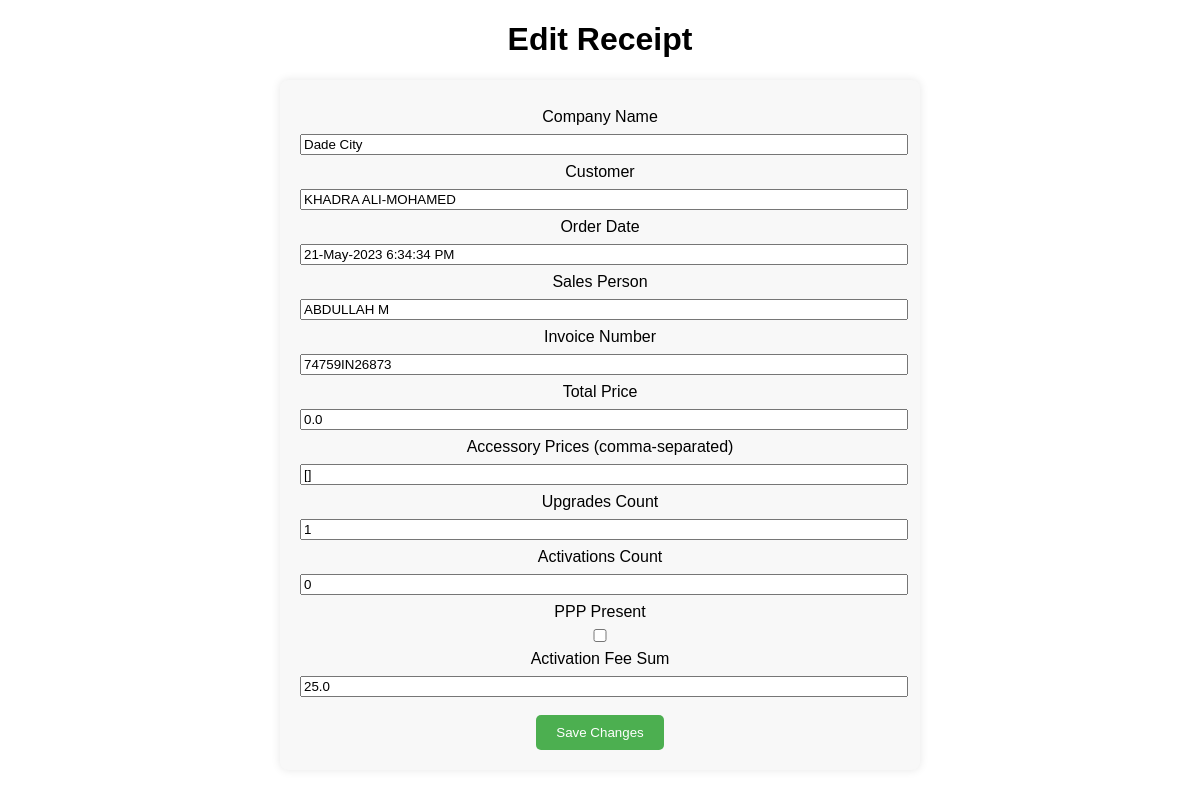
The page /edit_receipt/17 (signed in) on the database its author committed.
### tables this page shows
CREATE TABLE "parsed_receipts" (
            id INTEGER PRIMARY KEY AUTOINCREMENT,
            company_name TEXT,
            customer TEXT,
            order_date TEXT,
            sales_person TEXT,
            rq_invoice TEXT,
            total_price REAL,
            accessory_prices TEXT,
            upgrades_count INTEGER,
            activations_count INTEGER,
            ppp_present BOOLEAN,
            activation_fee_sum REAL,
            user_id INTEGER,
            FOREIGN KEY(user_id) REFERENCES users(id)
        );

### app.py (the view, shortened to what this page needs)
@app.route('/edit_receipt/<int:receipt_id>', methods=['GET', 'POST'])
def edit_receipt(receipt_id):
    if 'logged_in' not in session:
        return redirect(url_for('login'))
    db = get_db()
    cursor = db.cursor()
    cursor.execute("SELECT * FROM parsed_receipts WHERE id = ?", (receipt_id,))
    receipt = cursor.fetchone()
    return render_template('edit_receipt.html', receipt=receipt)

### app.py (called while the page is built)
def get_db():
    if 'db' not in g:
        g.db = sqlite3.connect(DATABASE)
    return g.db

@app.teardown_appcontext
def close_connection(exception):
    db = g.pop('db', None)
    if db is not None:
        db.close()

### templates/edit_receipt.html (shortened to what this page needs)
<!DOCTYPE html>
<html lang="en">
<head>
</head>
<body>
    <h1>Edit Receipt</h1>
    <div class="form-container">
        <form method="POST">
            <label>Company Name</label>
            <input type="text" name="company_name" value="{{ receipt[1] }}" required>
            <label>Customer</label>
            <input type="text" name="customer" value="{{ receipt[2] }}" required>
            <label>Order Date</label>
            <input type="text" name="order_date" value="{{ receipt[3] }}" required>
            <label>Sales Person</label>
            <input type="text" name="sales_person" value="{{ receipt[4] }}" required>
            <label>Invoice Number</label>
            <input type="text" name="rq_invoice" value="{{ receipt[5] }}" required>
            <label>Total Price</label>
            <input type="number" step="0.01" name="total_price" value="{{ receipt[6] }}" required>
            <label>Accessory Prices (comma-separated)</label>
            <input type="text" name="accessory_prices" value="{{ receipt[7] }}" required>
            <label>Upgrades Count</label>
            <input type="number" name="upgrades_count" value="{{ receipt[8] }}" required>
            <label>Activations Count</label>
            <input type="number" name="activations_count" value="{{ receipt[9] }}" required>
            <label>PPP Present</label>
            <input type="checkbox" name="ppp_present" {% if receipt[10] %}checked{% endif %}>
            <label>Activation Fee Sum</label>
            <input type="number" step="0.01" name="activation_fee_sum" value="{{ receipt[11] }}" required>
            <button type="submit">Save Changes</button>
        </form>
    </div>
</body>
</html>

### templates/edit_receipt.html (style rules this page uses)
body { font-family: Arial, sans-serif; margin: 20px; text-align: center; }
.form-container { max-width: 600px; margin: 0 auto; background-color: #f8f8f8; padding: 20px; border-radius: 8px; box-shadow: 0 0 10px rgba(0, 0, 0, 0.1); }
label, input { display: block; width: 100%; margin: 8px 0; }
button { padding: 10px 20px; border: none; border-radius: 5px; background-color: #4CAF50; color: white; cursor: pointer; margin-top: 10px; }

### rows shown on the page
parsed_receipts: company_name "Dade City", customer "KHADRA ALI-MOHAMED", order_date "21-May-2023 6:34:34 PM", sales_person "ABDULLAH M", rq_invoice "74759IN26873", total_price "0.0", accessory_prices "[]", upgrades_count "1", activations_count "0", activation_fee_sum "25.0"
